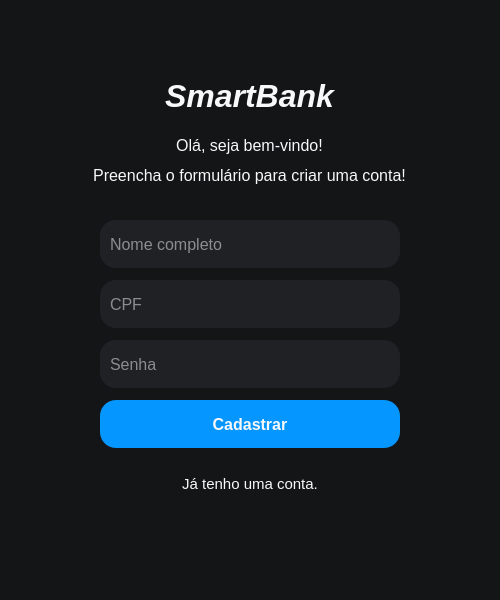
<?xml version="1.0" encoding="UTF-8"?>
<ui version="4.0">
 <class>register_window</class>
 <widget class="QMainWindow" name="register_window">
  <property name="geometry">
   <rect>
    <x>0</x>
    <y>0</y>
    <width>500</width>
    <height>600</height>
   </rect>
  </property>
  <property name="minimumSize">
   <size>
    <width>500</width>
    <height>600</height>
   </size>
  </property>
  <property name="maximumSize">
   <size>
    <width>500</width>
    <height>600</height>
   </size>
  </property>
  <property name="windowTitle">
   <string>Criar conta</string>
  </property>
  <property name="styleSheet">
   <string notr="true">background-color: rgb(20, 21, 23);
color: rgb(247, 248, 250);</string>
  </property>
  <widget class="QWidget" name="centralwidget">
   <widget class="QLabel" name="label">
    <property name="geometry">
     <rect>
      <x>149</x>
      <y>80</y>
      <width>201</width>
      <height>31</height>
     </rect>
    </property>
    <property name="font">
     <font>
      <pointsize>24</pointsize>
      <weight>75</weight>
      <italic>true</italic>
      <bold>true</bold>
     </font>
    </property>
    <property name="text">
     <string>SmartBank</string>
    </property>
    <property name="alignment">
     <set>Qt::AlignCenter</set>
    </property>
   </widget>
   <widget class="QLineEdit" name="name_input">
    <property name="geometry">
     <rect>
      <x>100</x>
      <y>220</y>
      <width>300</width>
      <height>48</height>
     </rect>
    </property>
    <property name="minimumSize">
     <size>
      <width>0</width>
      <height>48</height>
     </size>
    </property>
    <property name="maximumSize">
     <size>
      <width>16777215</width>
      <height>48</height>
     </size>
    </property>
    <property name="font">
     <font>
      <pointsize>12</pointsize>
     </font>
    </property>
    <property name="styleSheet">
     <string notr="true">background-color: rgb(31, 33, 36);
border-radius: 16px;
padding: 0 8px;
</string>
    </property>
    <property name="placeholderText">
     <string>Nome completo</string>
    </property>
   </widget>
   <widget class="QLineEdit" name="cpf_input">
    <property name="geometry">
     <rect>
      <x>100</x>
      <y>280</y>
      <width>300</width>
      <height>48</height>
     </rect>
    </property>
    <property name="minimumSize">
     <size>
      <width>0</width>
      <height>48</height>
     </size>
    </property>
    <property name="maximumSize">
     <size>
      <width>16777215</width>
      <height>48</height>
     </size>
    </property>
    <property name="font">
     <font>
      <pointsize>12</pointsize>
     </font>
    </property>
    <property name="styleSheet">
     <string notr="true">background-color: rgb(31, 33, 36);
border-radius: 16px;
padding: 0 8px;
</string>
    </property>
    <property name="placeholderText">
     <string>CPF</string>
    </property>
   </widget>
   <widget class="QLabel" name="label_2">
    <property name="geometry">
     <rect>
      <x>99</x>
      <y>130</y>
      <width>301</width>
      <height>31</height>
     </rect>
    </property>
    <property name="font">
     <font>
      <pointsize>12</pointsize>
      <weight>50</weight>
      <italic>false</italic>
      <bold>false</bold>
     </font>
    </property>
    <property name="text">
     <string>&lt;html&gt;&lt;head/&gt;&lt;body&gt;&lt;p&gt;Olá, seja bem-vindo!&lt;/p&gt;&lt;/body&gt;&lt;/html&gt;</string>
    </property>
    <property name="alignment">
     <set>Qt::AlignCenter</set>
    </property>
   </widget>
   <widget class="QLabel" name="label_3">
    <property name="geometry">
     <rect>
      <x>79</x>
      <y>160</y>
      <width>341</width>
      <height>31</height>
     </rect>
    </property>
    <property name="font">
     <font>
      <pointsize>12</pointsize>
      <weight>50</weight>
      <italic>false</italic>
      <bold>false</bold>
     </font>
    </property>
    <property name="text">
     <string>&lt;html&gt;&lt;head/&gt;&lt;body&gt;&lt;p&gt;Preencha o formulário para criar uma conta!&lt;/p&gt;&lt;/body&gt;&lt;/html&gt;</string>
    </property>
    <property name="alignment">
     <set>Qt::AlignCenter</set>
    </property>
   </widget>
   <widget class="QPushButton" name="register_submit_btn">
    <property name="geometry">
     <rect>
      <x>100</x>
      <y>400</y>
      <width>300</width>
      <height>48</height>
     </rect>
    </property>
    <property name="minimumSize">
     <size>
      <width>0</width>
      <height>48</height>
     </size>
    </property>
    <property name="maximumSize">
     <size>
      <width>16777215</width>
      <height>48</height>
     </size>
    </property>
    <property name="font">
     <font>
      <pointsize>12</pointsize>
      <weight>75</weight>
      <bold>true</bold>
     </font>
    </property>
    <property name="cursor">
     <cursorShape>PointingHandCursor</cursorShape>
    </property>
    <property name="styleSheet">
     <string notr="true">background-color: rgb(6, 150, 255);
border-radius: 16px;
padding: 0 8px;
</string>
    </property>
    <property name="text">
     <string>Cadastrar</string>
    </property>
   </widget>
   <widget class="QPushButton" name="login_link_btn">
    <property name="geometry">
     <rect>
      <x>100</x>
      <y>460</y>
      <width>300</width>
      <height>48</height>
     </rect>
    </property>
    <property name="minimumSize">
     <size>
      <width>0</width>
      <height>48</height>
     </size>
    </property>
    <property name="maximumSize">
     <size>
      <width>16777215</width>
      <height>48</height>
     </size>
    </property>
    <property name="font">
     <font>
      <pointsize>11</pointsize>
      <weight>50</weight>
      <bold>false</bold>
     </font>
    </property>
    <property name="cursor">
     <cursorShape>PointingHandCursor</cursorShape>
    </property>
    <property name="styleSheet">
     <string notr="true">#login_link_btn {
	border: none;
}

#login_link_btn:hover {
	color: rgb(6, 150, 255);	
}</string>
    </property>
    <property name="text">
     <string>Já tenho uma conta.</string>
    </property>
   </widget>
   <widget class="QLineEdit" name="password_input">
    <property name="geometry">
     <rect>
      <x>100</x>
      <y>340</y>
      <width>300</width>
      <height>48</height>
     </rect>
    </property>
    <property name="minimumSize">
     <size>
      <width>0</width>
      <height>48</height>
     </size>
    </property>
    <property name="maximumSize">
     <size>
      <width>16777215</width>
      <height>48</height>
     </size>
    </property>
    <property name="font">
     <font>
      <pointsize>12</pointsize>
     </font>
    </property>
    <property name="styleSheet">
     <string notr="true">background-color: rgb(31, 33, 36);
border-radius: 16px;
padding: 0 8px;
</string>
    </property>
    <property name="placeholderText">
     <string>Senha</string>
    </property>
   </widget>
  </widget>
 </widget>
 <resources/>
 <connections/>
</ui>
